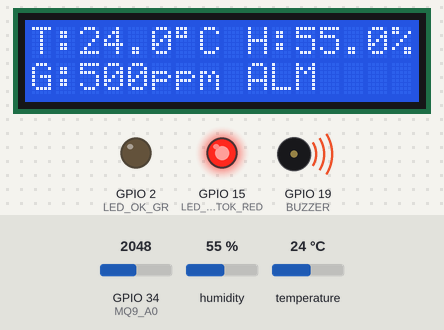
This program was run on a simulated ESP32. On the bench: 16×2 character LCD, output pins drawn as LEDs (lit = HIGH), buzzer (waves = sounding, pin HIGH). The test bench sets the inputs (shaded band); at power-on: GPIO 34 (MQ9_A0) = 2048, humidity 55 %, temperature 24 °C. WiFi joins after 1.5 s; servers stay silent unless stated; what the program prints to the serial monitor is not drawn.

Above: at 3.7 s.
3.8 s: GPIO 34 (MQ9_A0) set to 1708
At 6.0 s:
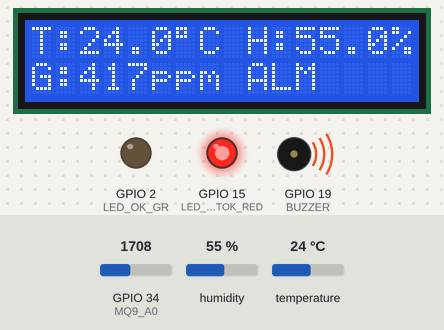
6.3 s: GPIO 34 (MQ9_A0) set to 1603
At 7.8 s:
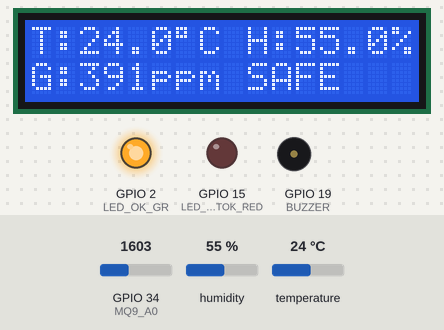
8.4 s: humidity set to 22 %
At 9.7 s:
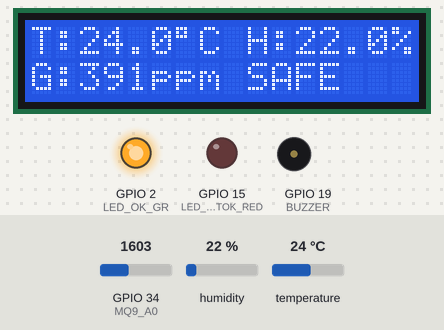
10.5 s: temperature set to 12 °C
At 11.4 s:
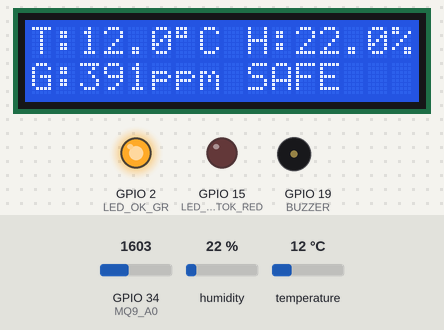
12.6 s: humidity set to 40 %
At 14.4 s:
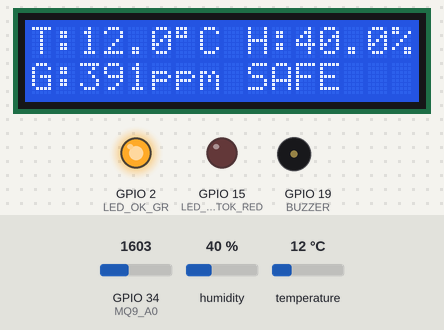
14.7 s: GPIO 34 (MQ9_A0) set to 1228
At 16.2 s:
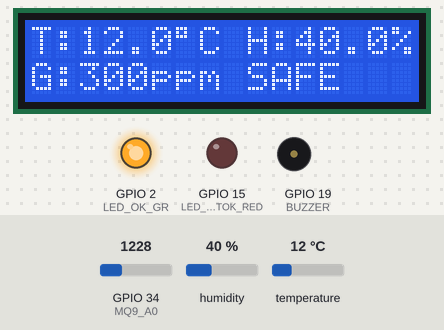
Timing chart, 0 to 17.7 s (numbered marks = the images above; inputs shaded):
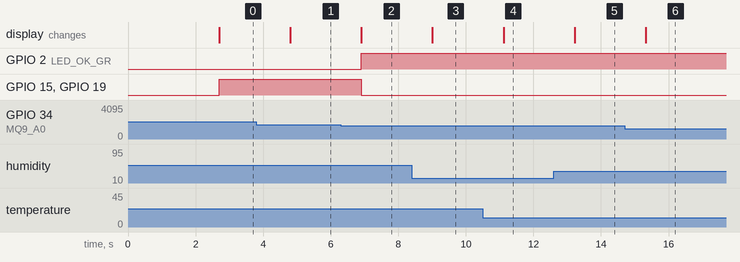

Measured:
- the behaviour switches between 1638 and 1637 on GPIO 34 (MQ9_A0) (found by bisection; images 1 and 2)
- after the input at 3.8 s, the display: changes after 1.0 s (image 1)
- after the input at 6.3 s, GPIO 2 (LED_OK_GR): LOW → HIGH after 0.61 s; GPIO 15 (LED_NOTOK_RED), GPIO 19 (BUZZER): HIGH → LOW after 0.61 s; the display: changes after 0.61 s (image 2)
- after the input at 8.4 s, the display: changes after 0.61 s (image 3)
- after the input at 10.5 s, the display: changes after 0.62 s (image 4)
- after the input at 12.6 s, the display: changes after 0.62 s (image 5)
- after the input at 14.7 s, the display: changes after 0.63 s (image 6)

The program:

main.cpp
```cpp
#include <Arduino.h>
#include <Wire.h>
#include <LiquidCrystal_I2C.h>
#include <DHT.h>
#include <WiFi.h>
#include <WebServer.h>

// ---------- WiFi ----------
const char *ssid = "Open WorkShop 2.4GHz";
const char *password = "0000*0000";

// ---------- LCD I2C ----------
#define I2C_SDA 21
#define I2C_SCL 22
#define LCD_ADDR 0x27
#define LCD_COLS 16
#define LCD_ROWS 2
LiquidCrystal_I2C lcd(LCD_ADDR, LCD_COLS, LCD_ROWS);

// ---------- LED ----------
#define LED_OK_GR 2
#define LED_NOTOK_RED 15

// ---------- Buzzer ----------
#define BUZZER 19

// ---------- DHT11 ----------
#define DHT_DATA 4
#define DHTTYPE DHT11
DHT dht(DHT_DATA, DHTTYPE);

// ---------- MQ9 ----------
#define MQ9_A0 34
#define MQ9_D0 32

// ---------- Ngưỡng ----------
#define TEMP_THRESHOLD 50.0
#define MQ9_THRESHOLD 400.0

// Web server
WebServer server(80);

// Biến lưu trạng thái sensor
float t = 0, h = 0, mq9_ppm = 0;
bool danger = false;

// Hàm đọc cảm biến
void readSensors()
{
  h = dht.readHumidity();
  t = dht.readTemperature();

  // Đọc MQ9 (trung bình 10 lần)
  long sum = 0;
  for (int i = 0; i < 10; i++)
  {
    sum += analogRead(MQ9_A0);
    delay(5);
  }
  mq9_ppm = (sum / 10.0) / 4095.0 * 1000.0;

  // Xác định nguy hiểm
  danger = (t >= TEMP_THRESHOLD || mq9_ppm >= MQ9_THRESHOLD);
}

// Cập nhật LCD & LED
void updateLCD()
{
  lcd.clear();
  lcd.setCursor(0, 0);
  lcd.print("T:");
  lcd.print(t, 1);
  lcd.print((char)223);
  lcd.print("C H:");
  lcd.print(h, 1);
  lcd.print("%");

  lcd.setCursor(0, 1);
  lcd.print("G:");
  lcd.print(mq9_ppm, 0);
  lcd.print("ppm ");

  if (danger)
  {
    lcd.print("ALM");
    digitalWrite(LED_OK_GR, LOW);
    digitalWrite(LED_NOTOK_RED, HIGH);
    digitalWrite(BUZZER, HIGH);
  }
  else
  {
    lcd.print("SAFE");
    digitalWrite(LED_OK_GR, HIGH);
    digitalWrite(LED_NOTOK_RED, LOW);
    digitalWrite(BUZZER, LOW);
  }
}

//////////////////////////////////////////////////////////
// Web routes
void handleRoot()
{
  String html = R"rawliteral(
  <!DOCTYPE html>
  <html lang="en">
  <head>
    <meta charset="UTF-8">
    <title>ESP32 Fire Monitor</title>
    <script src="https://cdn.jsdelivr.net/npm/chart.js"></script>
    <style>
      body { font-family: Arial, sans-serif; text-align: center; background: #f9f9f9; }
      h2 { color: #333; }
      #alert { font-size: 20px; font-weight: bold; margin: 10px; padding: 10px; border-radius: 8px; display: inline-block; }
      #alert.safe { background: #c8f7c5; color: #2d862d; }
      #alert.danger { background: #f7c5c5; color: #a80000; }
      canvas { max-width: 600px; margin: 20px auto; background: #fff; border-radius: 10px; padding: 10px; box-shadow: 0 4px 10px rgba(0,0,0,0.1); }
    </style>
  </head>
  <body>
    <h2>🔥 Fire Monitoring Dashboard</h2>
    <p><b>Temp:</b> <span id="temp">--</span> °C |
       <b>Humidity:</b> <span id="humi">--</span> % |
       <b>Gas:</b> <span id="gas">--</span> ppm</p>

    <div id="alert" class="safe">✅ System Safe</div>

    <canvas id="chart" width="600" height="300"></canvas>

    <script>
      const ctx = document.getElementById('chart').getContext('2d');
      const chart = new Chart(ctx, {
        type: 'line',
        data: {
          labels: [],
          datasets: [
            { label: 'Temp (°C)', borderColor: 'red', data: [], fill: false },
            { label: 'Humidity (%)', borderColor: 'blue', data: [], fill: false },
            { label: 'Gas (ppm)', borderColor: 'green', data: [], fill: false }
          ]
        },
        options: { responsive: true, scales: { x: { title: { display: true, text: 'Time (s)' } } } }
      });

      let counter = 0;
      async function updateData() {
        const res = await fetch("/data.json");
        const data = await res.json();

        document.getElementById('temp').innerText = data.temperature.toFixed(1);
        document.getElementById('humi').innerText = data.humidity.toFixed(1);
        document.getElementById('gas').innerText = data.mq9.toFixed(1);

        chart.data.labels.push(counter++);
        chart.data.datasets[0].data.push(data.temperature);
        chart.data.datasets[1].data.push(data.humidity);
        chart.data.datasets[2].data.push(data.mq9);

        if (chart.data.labels.length > 20) {
          chart.data.labels.shift();
          chart.data.datasets.forEach(ds => ds.data.shift());
        }
        chart.update();

        const alertBox = document.getElementById('alert');
        if (data.danger) {
          alertBox.innerText = "🚨 WARNING: Fire Risk Detected!";
          alertBox.className = "danger";
        } else {
          alertBox.innerText = "✅ System Safe";
          alertBox.className = "safe";
        }
      }

      setInterval(updateData, 2000);
    </script>
  </body>
  </html>
  )rawliteral";

  server.send(200, "text/html", html);
}

void handleDataJson()
{
  String data = "{";
  data += "\"temperature\":" + String(t, 1) + ",";
  data += "\"humidity\":" + String(h, 1) + ",";
  data += "\"mq9\":" + String(mq9_ppm, 1) + ",";
  data += "\"danger\":" + String(danger ? "true" : "false");
  data += "}";
  server.send(200, "application/json", data);
}

//////////////////////////////////////////////////////////
void setup()
{
  Serial.begin(115200);
  pinMode(BUZZER, OUTPUT);
  pinMode(LED_OK_GR, OUTPUT);
  pinMode(LED_NOTOK_RED, OUTPUT);
  digitalWrite(BUZZER, LOW);
  digitalWrite(LED_OK_GR, LOW);
  digitalWrite(LED_NOTOK_RED, LOW);

  Wire.begin(I2C_SDA, I2C_SCL);
  lcd.init();
  lcd.backlight();

  dht.begin();

  lcd.setCursor(0, 0);
  lcd.print("ESP32 Project");
  lcd.setCursor(0, 1);
  lcd.print("Connecting...");
  delay(1000);

  WiFi.begin(ssid, password);
  while (WiFi.status() != WL_CONNECTED)
  {
    delay(500);
    Serial.print(".");
  }
  Serial.println("\nWiFi connected!");
  Serial.println(WiFi.localIP());

  server.on("/", handleRoot);
  server.on("/data.json", handleDataJson);
  server.begin();
}

void loop()
{
  readSensors();
  updateLCD();
  server.handleClient();
  delay(2000);
}
```
